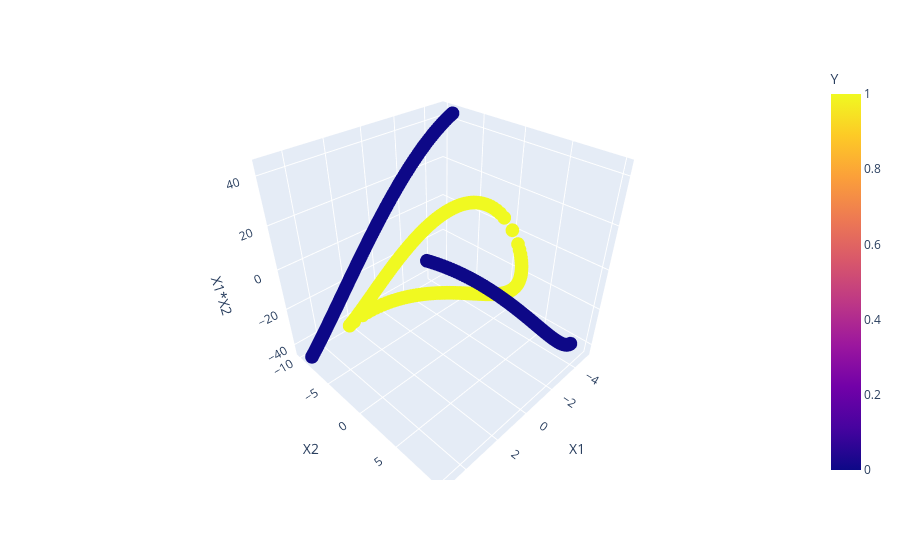

Write notebook code for a chart like this one.
### Code cell
#take a look at the old data set in 3D
import plotly.express as px 
fig  = px.scatter_3d(df,x= "X1",y = "X2",z = "X1*X2",color= "Y")
fig.show()

### Figure 1 — Plotly figure (JSON) as saved in the notebook; plotly's stock layout.template omitted (floating-point values rounded to 4 significant figures; data arrays with more than 128 entries replaced by an {"elided": "..."} marker saying what was removed)
{"data": [{"hovertemplate": "X1=%{x}<br>X2=%{y}<br>X1*X2=%{z}<br>Y=%{marker.color}<extra></extra>", "legendgroup": "", "marker": {"color": {"elided": "400 int values"}, "coloraxis": "coloraxis", "symbol": "circle"}, "mode": "markers", "name": "", "scene": "scene", "showlegend": false, "type": "scatter3d", "x": {"elided": "400 float values"}, "y": {"elided": "400 float values"}, "z": {"elided": "400 float values"}}], "layout": {"coloraxis": {"colorbar": {"title": {"text": "Y"}}, "colorscale": [[0, "#0d0887"], [0.1111, "#46039f"], [0.2222, "#7201a8"], [0.3333, "#9c179e"], [0.4444, "#bd3786"], [0.5556, "#d8576b"], [0.6667, "#ed7953"], [0.7778, "#fb9f3a"], [0.8889, "#fdca26"], [1, "#f0f921"]]}, "legend": {"tracegroupgap": 0}, "margin": {"t": 60}, "scene": {"domain": {"x": [0, 1], "y": [0, 1]}, "xaxis": {"title": {"text": "X1"}}, "yaxis": {"title": {"text": "X2"}}, "zaxis": {"title": {"text": "X1*X2"}}}}}
